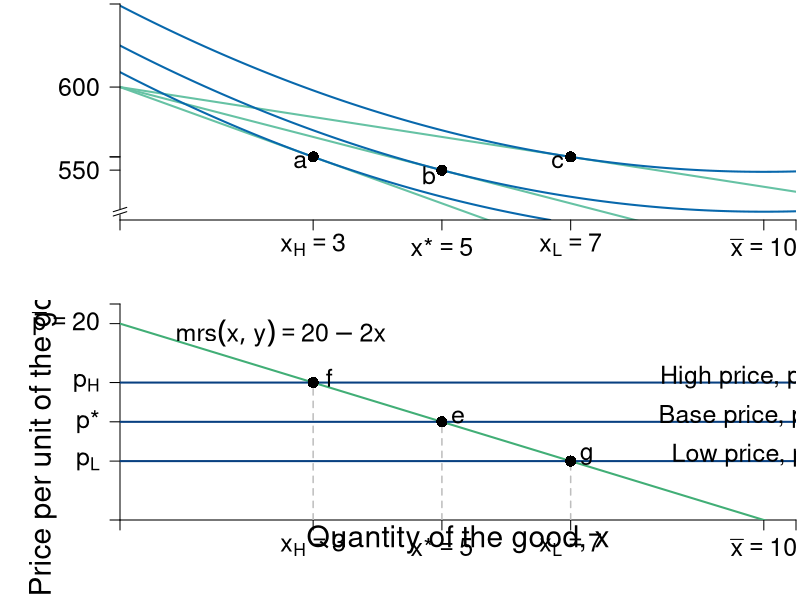

The R source for this figure:
require(shape)
require(plotrix)
require(ggplot2)
pdf(file = "indmarketdemand/mrs_price_qql_indiff.pdf", width = 9, height = 14)

#Set parameters for graphics
axislabelsize <- 1.8
labelsize <- 1.5
namesize <- 1.8
annotatesize <- 1.5
graphlinewidth <- 2
segmentlinewidth <- 1.5

COL <- c("#7fc97f", "#beaed4", "#fdc086", "#ffff99", "#386cb0", "#f0027f", "#bf5b17", "#666666")
COLA <- c("#e0f3db", "#99d8c9","#66c2a4","#41ae76", "#238b45", "#005824")
COLB <- c("#4eb3d3", "#2b8cbe", "#0868ac","#084081")

#Edited the margins to cater for the larger LHS labels
par(mar =  c(4, 6, 0.2, 0.2), mfrow = c(2,1))



# demandcd ----------------------------------------------------------------


#uA <- function(x, y, alpha = 0.5) {
  #x^(alpha)*y^(1 - alpha)
#}


uA <- function(x, y) {
  y + 20*x - x^2
}


bcA <- function(x, w = 20, p = 2) {
  w - p*x
}


xlims <- c(0, 10.5)
ylims <- c(520, 650)

npts <- 501 
x <- seq(xlims[1], xlims[2], length.out = npts)
y <- seq(ylims[1], ylims[2], length.out = npts) 
a <- c(uA(x = 3, y = 600 - 3*14), uA(x = 5, y = 600 - 5*10), uA(x = 7, y = 600 - 7*6))

plot(0, 0, xlim = xlims, ylim = ylims, type = "n",
     xlab = expression(paste("")),
     ylab = expression(paste("")), 
     xaxt = "n", 
     yaxt = "n", 
     cex.lab = axislabelsize, 
     bty = "n",
     xaxs = "i", 
     yaxs = "i")

#a <- c(uA(x = 3, y = 600 - 3*14), uA(x = 5, y = 600 - 5*10), uA(x = 7, y = 600 - 7*6))

ticksy <- c(0, 600 - 3*14, 600 - 5*10, 600 - 7*6, 600, ylims[2])
ylabels <- c(NA, 600 - 3*14, 600 - 5*10, 600 - 7*6, 600, NA)
ticksx <- c(0, 3, 5, 7, 10, xlims[2])
xlabels <- c(NA, expression(paste(x[H] == 3)), expression(paste(x,"*" == 5)), expression(paste(x[L] == 7)), expression(paste(bar(x) == 10)), NA)


npts <- 500 
xx1 <- seq(xlims[1], xlims[2], length.out = npts)

lines(xx1, bcA(xx1, w = 600, p = 6), col = COLA[3], lwd = graphlinewidth)
lines(xx1, bcA(xx1, w = 600, p = 10), col = COLA[3], lwd = graphlinewidth)
lines(xx1, bcA(xx1, w = 600, p = 14), col = COLA[3], lwd = graphlinewidth)
#lines(xx1, indiffA1(xx1, uA = 20, rmax = 2.5, xmax = 10), col = COLB[4], lwd = graphlinewidth)


#Label Axes
#mtext(expression(paste("Kilograms of coffee, ", x)), side=1, line = 2.5, cex = axislabelsize)

#text(0.5*xlims[2], -2, expression(paste("Kilograms of coffee, ", x)), xpd = TRUE, cex = axislabelsize) 
text(-15, 0.5*ylims[2], expression(paste("Money left over, ", y)), xpd = TRUE, cex = axislabelsize, srt = 90) 

#segments(0, 6, 6, 6, lty = 2, col = "gray" , lwd = segmentlinewidth, xpd = TRUE)
#segments(2, -10, 2, 6, lty = 2, col = "gray" , lwd = segmentlinewidth, xpd = TRUE)
#segments(4, -10, 4, 6, lty = 2, col = "gray" , lwd = segmentlinewidth, xpd = TRUE)
#segments(6, -10, 6, 6, lty = 2, col = "gray" , lwd = segmentlinewidth, xpd = TRUE)

#Label the budget curve functions for the HG, Aisha
#text(3.5, 0.5, expression(bc[1]), cex = annotatesize)
#text(7.2, 0.5, expression(bc[2]), cex = annotatesize)
#text(11.1, 0.5, expression(bc[3]), cex = annotatesize)




#Label the iso-welfare functions for the HG, Aisha
text(105, 40, expression(u[1]), cex = annotatesize)
text(105, 110, expression(u[2]), cex = annotatesize)
text(105, 160, expression(u[3]), cex = annotatesize)
#text(6.6, 8.3, expression(u[4]^A))

contour(x, y, 
        outer(x, y, uA),
        drawlabels = FALSE,
        col = COLB[3],
        lwd = graphlinewidth,
        levels = a, 
        xaxs = "i", 
        yaxs = "i", 
        add = TRUE)

#abline(h=6, col=COL[3], lwd=graphlinewidth)


points(x = 3, y = 600 - 3*14, pch = 16, col = "black", cex = 1.5)
text(x = 3 - 0.2, y = 600 - 3*14 - 3, expression(a), cex = annotatesize)
points(x = 5, y = 600 - 5*10, pch = 16, col = "black", cex = 1.5)
text(x = 5 - 0.2, y = 600 - 5*10 - 3, expression(b), cex = annotatesize)
points(x = 7, y = 600 - 7*6, pch = 16, col = "black", cex = 1.5)
text(x = 7 - 0.2, y = 600 - 7*6 - 3, expression(c), cex = annotatesize)

#Arrows(8.5, 6, 6.5, 6, col = "black", lty = 1, lwd = 2, arr.type = "triangle", arr.lwd = 0.5)
#text(9.7, 6.3, expression(paste("Price-offer curve")), cex = annotatesize)

axis(1, at = ticksx, pos = ylims[1], labels = xlabels, cex.axis = labelsize)
axis(2, at = ticksy, pos = 0, labels = ylabels, las = 1, cex.axis = labelsize)

axis.break(axis = 2, breakpos = 525, pos = 0,
           bgcol = "white", breakcol = "black",
           style = "slash", brw = 0.02)
#------


mrsA <- function(x, rmax = 10, xmax = 20) {
  rmax - (rmax/xmax)*x
}

# uA <- function(x, y, rmax, rmax = 10, xmas = 20) {
#   y + rmax*x - (1/2)(rmax/xmax)*x^2
# }

xlims <- c(0, 10.5)
ylims <- c(0, 22)

npts <- 501 
x <- seq(xlims[1], xlims[2], length.out = npts)
y <- seq(ylims[1], ylims[2], length.out = npts) 

plot(0, 0, xlim = xlims, ylim = ylims, type = "n",
     xlab = expression(paste("")),
     ylab = expression(paste("")), 
     xaxt = "n", 
     yaxt = "n", 
     cex.lab = axislabelsize, 
     bty = "n",
     xaxs="i", 
     yaxs="i")

# ticksy <- seq(from = 0, to = ylims[2], by = 2)
# ylabels <- seq(from = 0, to = ylims[2], by = 2)
# ticksx <- seq(from = 0, to = xlims[2], by = 2)
# xlabels <- seq(from = 0, to = xlims[2], by = 2)
ticksy <- c(0, 6, 10, 14, 20, ylims[2])
ylabels <- c(NA, expression(paste(p[L])), expression(paste(p,"*")), expression(paste(p[H])), expression(paste(bar(p) == 20)), NA)
ticksx <- c(0, 3, 5, 7, 10, xlims[2])
xlabels <- c(NA, expression(paste(x[H] == 3)), expression(paste(x,"*" == 5)), expression(paste(x[L] == 7)), expression(paste(bar(x) == 10)), NA)

axis(1, at = ticksx, pos = 0, labels = xlabels, cex.axis = labelsize)
axis(2, at = ticksy, pos = 0, labels = ylabels, las = 1, cex.axis = labelsize)

npts <- 500 
xx1 <- seq(xlims[1], xlims[2], length.out = npts)

#xpoly <- c(0, 10, 0)
#ypoly <- c(5, 5, 10)
#polygon(x = xpoly, y = ypoly, col = COL[4], density=NULL, border = NA)

lines(xx1, mrsA(xx1, rmax = 20, xmax = 10), col = COLA[4], lwd = graphlinewidth)
#lines(xx1, brfB(xx1, alpha = 16, beta = 1/24), col = COLB[4], lwd = graphlinewidth)




#mtext(expression(paste("Quantity of the good, ", x)), side=1, line = 2.5, cex = axislabelsize)
text(0.5*xlims[2], -2, expression(paste("Quantity of the good, ", x)), xpd = TRUE, cex = axislabelsize) 
text(-1.2, 0.5*ylims[2], expression(paste("Price per unit of the good, ", p)), xpd = TRUE, cex = axislabelsize, srt = 90) 


segments(0, 10, xlims[2], 10, lty = 1, col = COLB[4] , lwd = graphlinewidth)
segments(5, 0, 5, 10, lty = 2, col = "gray" , lwd = segmentlinewidth)
text(10, 10.6, expression(paste("Base price, ", p,"*" == 10)), cex = labelsize)
points(5, 10, pch = 16, col = "black", cex = 1.5)
text(5.25, 10.5, expression(e), cex = annotatesize)

segments(0, 14, xlims[2], 14, lty = 1, col = COLB[4] , lwd = graphlinewidth)
segments(3, 0, 3, 14, lty = 2, col = "gray" , lwd = segmentlinewidth)
text(10, 14.6, expression(paste("High price, ", p[H] == 14)), cex = labelsize)
points(3, 14, pch = 16, col = "black", cex = 1.5)
text(3.25, 14.5, expression(f), cex = annotatesize)


segments(0, 6, xlims[2], 6, lty = 1, col = COLB[4] , lwd = graphlinewidth)
segments(7, 0, 7, 6, lty = 2, col = "gray" , lwd = segmentlinewidth)
text(10, 6.6, expression(paste("Low price, ", p[L] == 6)), cex = labelsize)
points(7, 6, pch = 16, col = "black", cex = 1.5)
text(7.25, 6.5, expression(g), cex = annotatesize)


#text(7.3, 2.5, expression("Curve"))
#Arrows(7.3, 3.5, 7.3, 6.1, col = "black", lty = 1, lwd = 2, arr.type = "triangle", arr.lwd = 0.5)

#Label the iso-welfare functions for the HG, Aisha
# text(3.8, 1.5, expression(u[1]^A))
# text(4.6, 1.5, expression(u[2]^A))
# text(5.5, 1.5, expression(u[3]^A))
#text(6.6, 8.3, expression(u[4]^A))


#Label the indifference curves for the HG, Betty
# text(7.6, 17, expression(u[1]^B))
# text(6.75, 17, expression(u[2]^B))
# text(6, 17, expression(u[3]^B))
#text(3.4, 6.9, expression(v[4]^B))

#Label mrs function
text(2.5, 19, expression(paste(mrs(x,y) == 20 - 2*x)), cex = labelsize)
#Arrows(10, 7.5, 10, 5, col = "black", lty = 1, lwd = 2, arr.type = "triangle", arr.lwd = 0.5)

#Label satiation
#text(20, 3.5, expression(paste(bar(x) == "Point")))
#text(20, 3, expression(paste("of Satiation")))
#Arrows(20, 2.5, 20, 0.5, col = "black", lty = 1, lwd = 2, arr.type = "triangle", arr.lwd = 0.5)

#Label highest willingness to pay
#text(5, 10, expression("Consumer Surplus"))
#text(5, 9, expression(paste(CS==frac(1, 2)*bgroup("(",bar(r) - p,")")*x)))
#Arrows(5, 8.5, 5, 6, col = "black", lty = 1, lwd = 2, arr.type = "triangle", arr.lwd = 0.5)

dev.off()
